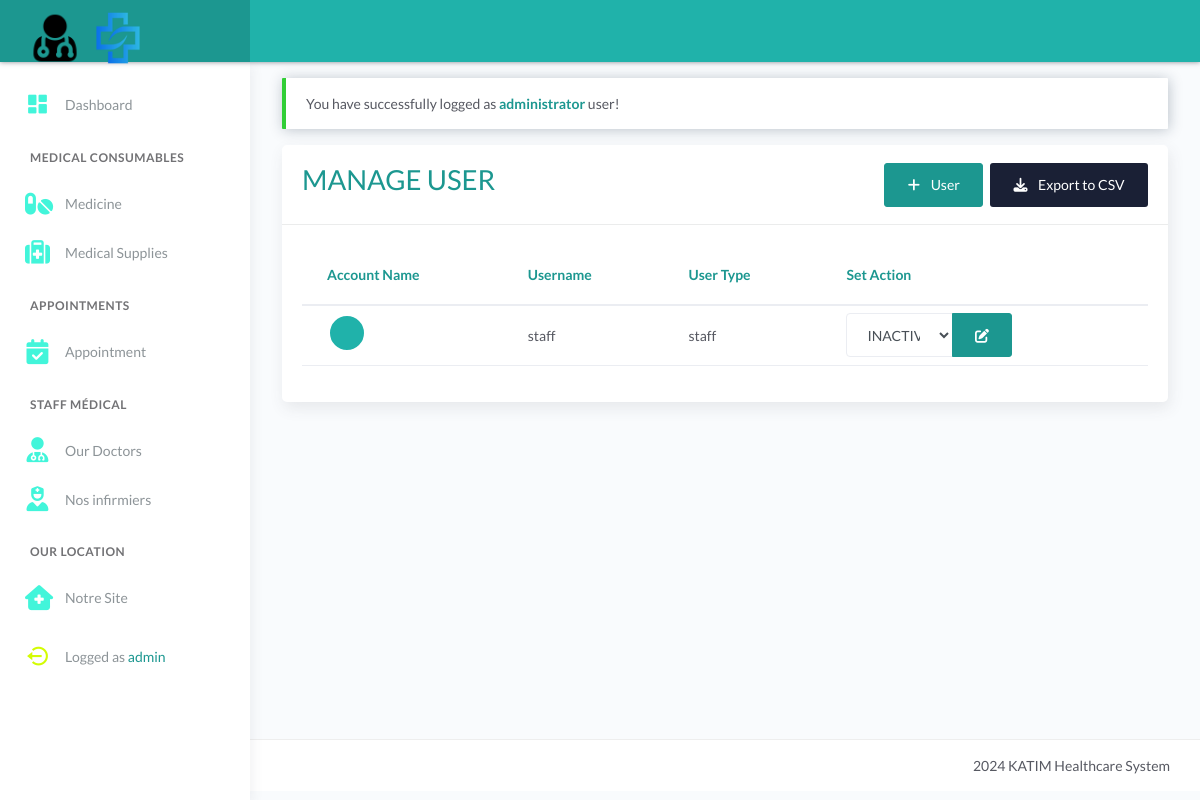
Page /manage-user.php (signed in) on the earlier database version.
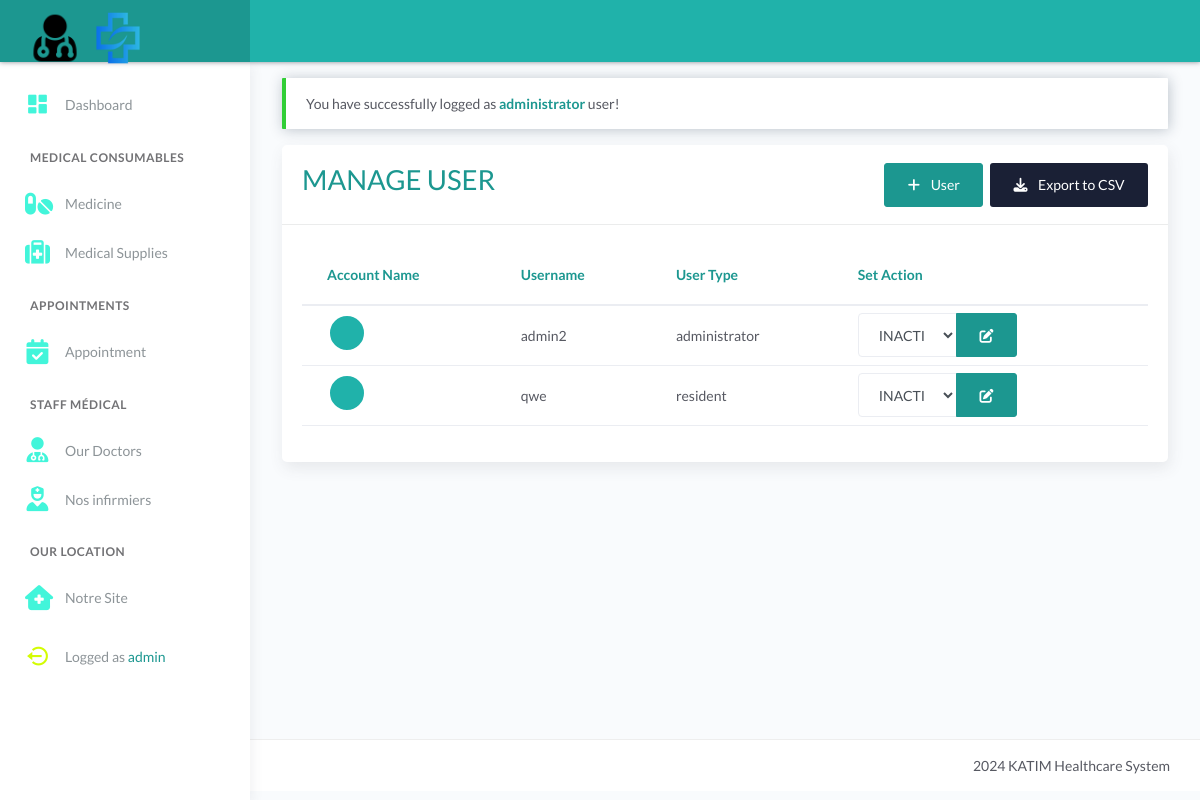
Same page on the later database version.
### tables this page shows
CREATE TABLE `tbl_users` (
  `id` int(11) NOT NULL AUTO_INCREMENT,
  `username` varchar(50) DEFAULT NULL,
  `password` varchar(100) DEFAULT NULL,
  `user_type` varchar(20) DEFAULT NULL,
  `avatar` text DEFAULT NULL,
  `created_at` timestamp NOT NULL DEFAULT current_timestamp(),
  PRIMARY KEY (`id`)
);

### manage-user.php (the view, shortened to what this page needs)
<?php include 'server/server.php' ?>
<?php
	$user = $_SESSION['username'];
	$query = "SELECT * FROM tbl_users WHERE (username !='$user' AND username !='resident') ORDER BY `created_at` DESC";
    $result = $conn->query($query);
    $users = array();
	while($row = $result->fetch_assoc()){
		$users[] = $row;
	}
?>
<!DOCTYPE html>
<html lang="en">
<head>
	<?php include 'templates/header.php' ?>
</head>
<body>
	<div class="wrapper">
		<?php include 'templates/main-header.php' ?>
		<?php include 'templates/sidebar.php' ?>
		<div class="main-panel">
			<div class="content">
				<div class="page-inner">
					<div class="row mt--2">
						<div class="col-md-12">
							<?php if(isset($_SESSION['message'])): ?>
								<div class="alert alert-<?= $_SESSION['success']; ?> <?= $_SESSION['success']=='danger' ? 'bg-danger text-light' : null ?>" role="alert">
									<?php echo $_SESSION['message']; ?>
								</div>
							<?php endif ?>
                            <div class="card">
								<div class="card-header">
									<div class="card-head-row">
										<div class="card-title text-primary">
											<h1>MANAGE USER</h1>
										</div>
										<div class="card-tools">
											<a href="manage_user_add_form.php" class="btn btn-primary mr-1">
												<i class="fa fa-plus mr-2"></i>
												User
											</a>
											<button onclick="Export()" class="btn btn-default btn-default">
												<i class="fa fa-download mr-2"></i>
												Export to CSV
											</button>
										</div>
									</div>
								</div>
								<div class="card-body">
									<div class="table-responsive">
										<table class="table">
											<thead>
												<tr class="text-primary">
													<th scope="col">Account Name</th>
													<th scope="col">Username</th>
													<th scope="col">User Type</th>
													<th scope="col">Set Action</th>
												</tr>
											</thead>
											<tbody>
												<?php foreach($users as $row): ?>
													<tr>
														<td>
															<div class="avatar avatar-sm">
																<span class="avatar-title rounded-circle border border-white" style="background-color: lightseagreen"><?= ucwords($row['display_name'][0]) ?></span>
															</div>
														</td>
														<td><?= $row['username'] ?></td>
														<td><?= $row['user_type'] ?></td>
														<td>
															<div class="input-group mr-1" style="width:60%">
																<select class="form-control" id="formGroupDefaultSelect">
																	<option value="0" <?=$row['status'] == 0 ? 'selected="selected"' : '';?>">INACTIVE</option>
																</select>
																<div class="input-group-append">
																	<a href="manage_user_update_status.php?id=<?= $row['id'] ?>&status=<?= $row['status']==1?0:1 ?>" onclick="return confirm('Do you want to changes?');" class="btn btn-primary" data-toggle="tooltip" data-placement="top" title="Update user status">
																	<i class="fa fa-edit"></i>
																	</a>
																</div>
															</div>
														</td>
													</tr>
												<?php endforeach ?>
											</tbody>
										</table>
									</div>
								</div>
							</div>
						</div>
					</div>
				</div>
			</div>
			<?php include 'templates/main-footer.php' ?>
		</div>
	</div>
</body>
</html>

Differences in the rows shown:
removed tbl_users: username "staff", user_type "staff", value "INACTIVE"
added tbl_users: username "admin2", user_type "administrator", value "INACTIVE"
added tbl_users: username "qwe", user_type "resident", value "INACTIVE"
